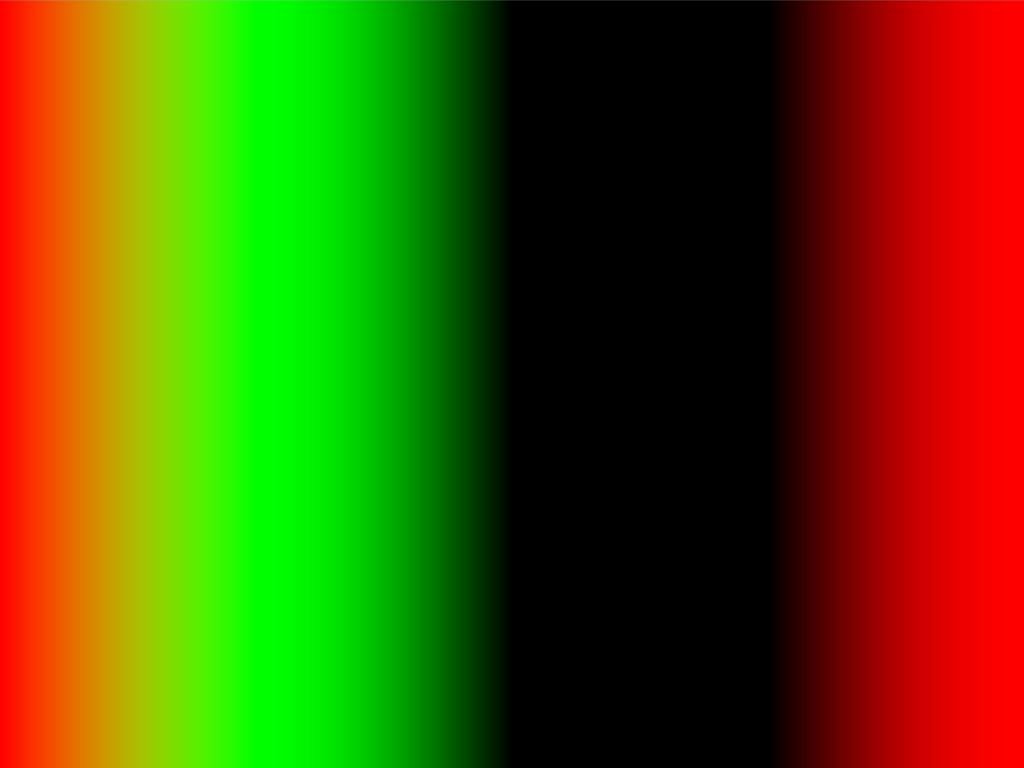
Frame 1 (no input)
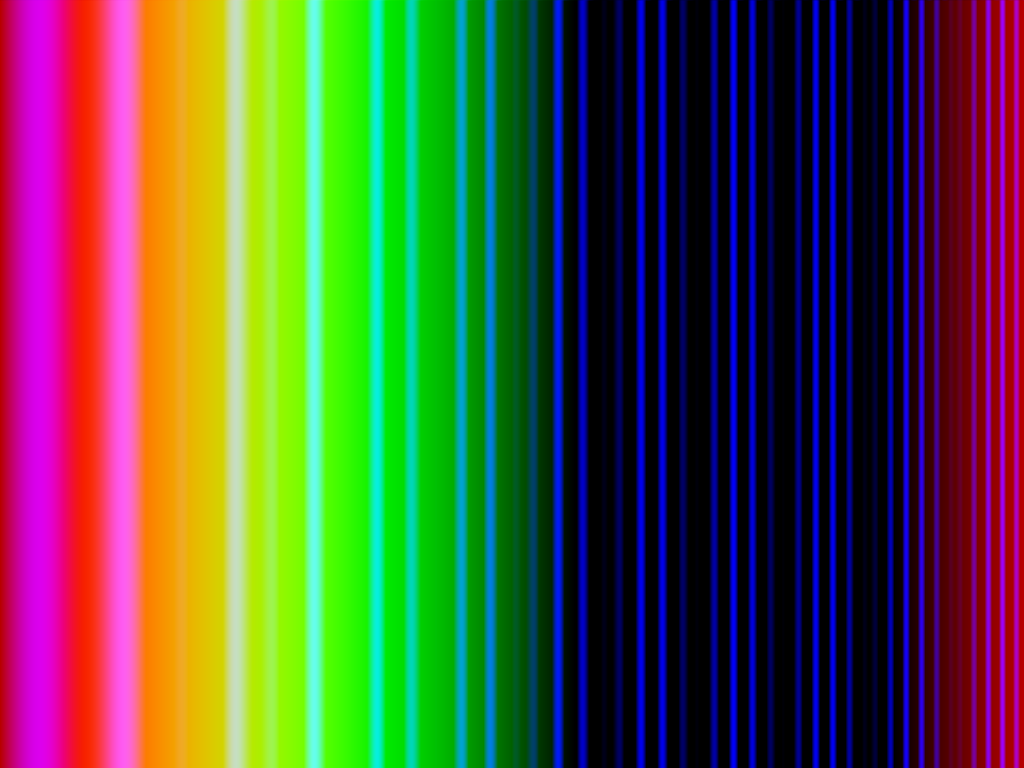
Frame 60 (the mouse pressed at the canvas centre just before this capture)
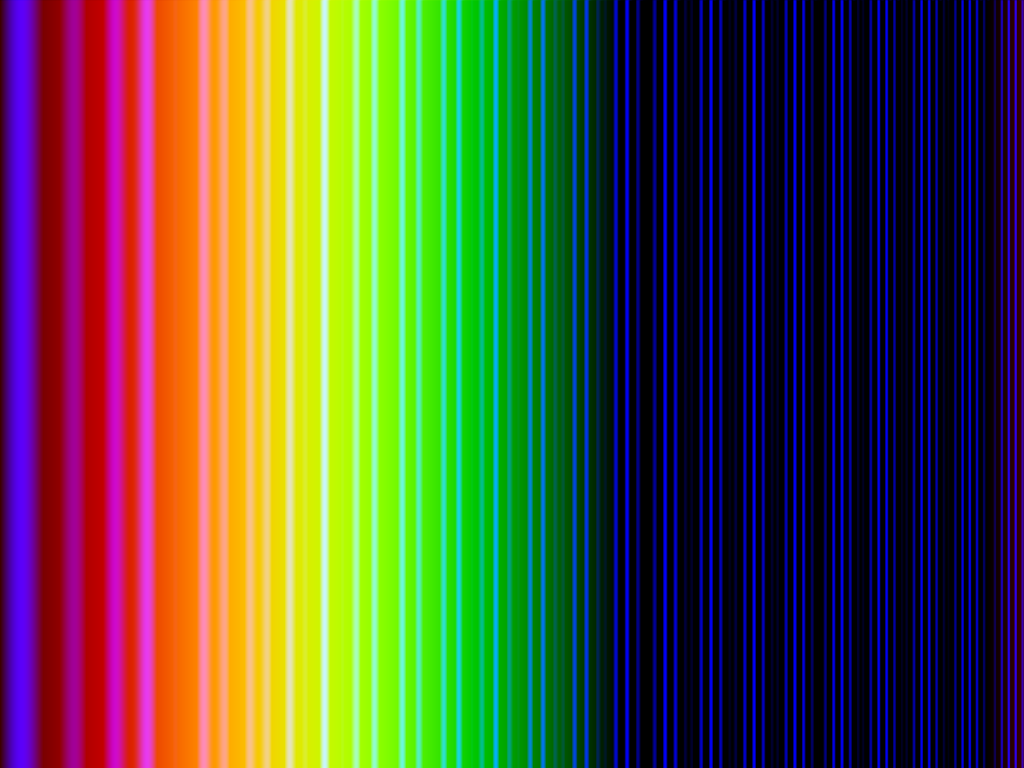
Frame 120 (the mouse held since frame 60 and released just before this capture)

The Processing sketch that drew these frames (run headless with seeded random() and noise(); from frame 60 on, the mouse is pressed at the canvas centre):

// Processing sketch: sine_wave_color_bars
// ── sine_wave_color_bars.pde
float phase;

void setup() {
  size(1024, 768);
}

void draw() {
  for (int i = 0; i < width; i++) {
    float r = map(i, 0, width, 0, TWO_PI);
    stroke(cos(r+2*phase) * 255, sin(r+phase) * 255, cos(r*r*phase)*sin(r*phase)*255);
    line(i, 0, i, height);
  }
  phase += 0.1;
}
